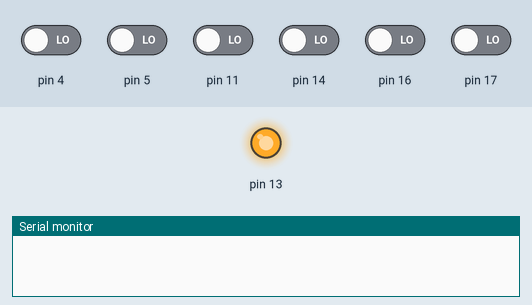
Recording of a sketch running on a simulated Arduino Uno, built with avr-gcc and run on an emulated ATmega328P. On the bench: output pins drawn as LEDs (lit = HIGH), the last lines printed to the serial monitor. Inputs (shaded band) come from the test bench; at power-on: pin 4, pin 5, pin 11, pin 14, pin 16, pin 17 LOW.

Above: at 0.6 s.
At 10.6 s:
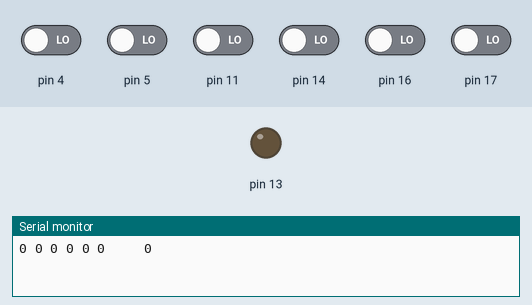
Timing chart, 0 to 12.1 s (numbered marks = the images above):
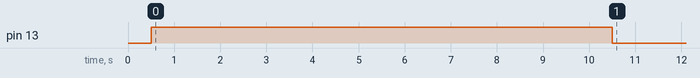

The sketch:

test_kalibrering.ino
```cpp
#include <QTRSensors.h>
#include <ZumoReflectanceSensorArray.h>

ZumoReflectanceSensorArray sensors;

#define NUM_SENSORS 6
unsigned int sensorValues[NUM_SENSORS];

void setup(){
  Serial.begin(9600);
  sensors.init();

  delay(500);
  pinMode(13, OUTPUT);
  digitalWrite(13, HIGH);

  unsigned long startTime = millis();
  while(millis()-startTime < 10000){
    sensors.calibrate();
  }
  digitalWrite(13,LOW);
}

void loop(){
  unsigned int position = sensors.readLine(sensorValues);
  for(byte i = 0; i < NUM_SENSORS; i++){
    Serial.print(sensorValues[i]);
    Serial.print(' ');
  }
  Serial.print("    ");
  Serial.println(position);

  delay(250);

}
```
